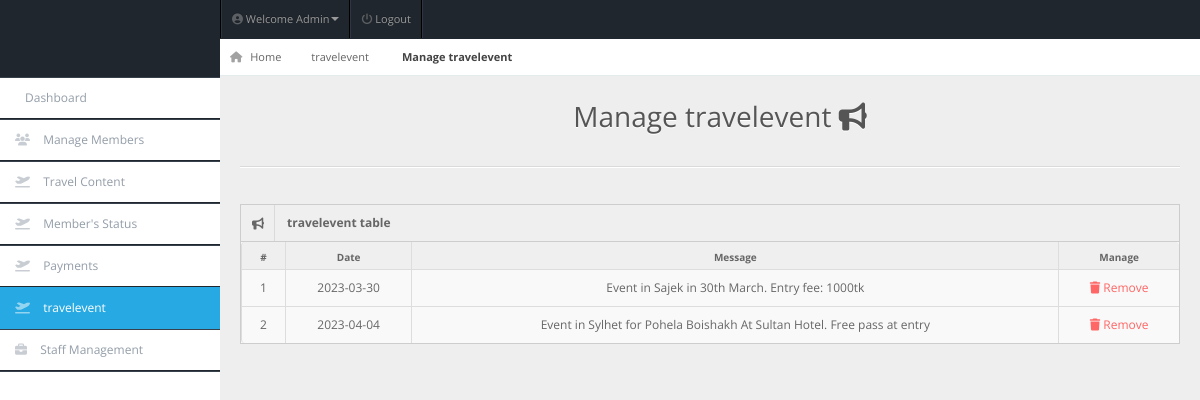
The app's page /admin/manage-travelevent.php (signed in) with its own data.
### tables this page shows
CREATE TABLE `travelevents` (
  `id` int(11) NOT NULL,
  `message` varchar(100) NOT NULL,
  `date` date NOT NULL
);

### admin/manage-travelevent.php (the view, shortened to what this page needs)
<!DOCTYPE html>
<html lang="en">
<head>
<link rel="stylesheet" href="../css/bootstrap.min.css" />
<link rel="stylesheet" href="../css/bootstrap-responsive.min.css" />
<link rel="stylesheet" href="../css/fullcalendar.css" />
<link rel="stylesheet" href="../css/matrix-style.css" />
<link rel="stylesheet" href="../css/matrix-media.css" />
<link href="../font-awesome/css/fontawesome.css" rel="stylesheet" />
<link href="../font-awesome/css/all.css" rel="stylesheet" />
<link rel="stylesheet" href="../css/jquery.gritter.css" />
</head>
<body>
<div id="header">
  <h1><a href="dashboard.html">Nayeem Travelling Co Admin</a></h1>
</div>
<?php include 'includes/topheader.php'?>
<?php $page="travelevent"; include 'includes/sidebar.php'?>
<div id="content">
  <div id="content-header">
    <div id="breadcrumb"> <a href="index.php" title="Go to Home" class="tip-bottom"><i class="fas fa-home"></i> Home</a><a href="travelevent.php">travelevent</a> <a href="#" class="current">Manage travelevent</a> </div>
    <h1 class="text-center">Manage travelevent <i class="fas fa-bullhorn"></i></h1>
  </div>
  <div class="container-fluid">
    <hr>
    <div class="row-fluid">
      <div class="span12">
      <div class='widget-box'>
          <div class='widget-title'> <span class='icon'> <i class='fas fa-bullhorn'></i> </span>
            <h5>travelevent table</h5>
          </div>
          <div class='widget-content nopadding'>
	  <?php
      $qry="select * from travelevents";
      $cnt = 1;
        $result=mysqli_query($conn,$qry);
          echo"<table class='table table-bordered table-hover'>
              <thead>
                <tr>
                  <th>#</th>
                  <th>Date</th>
                  <th>Message</th>
                  <th>Manage</th>
                </tr>
              </thead>";
            while($row=mysqli_fetch_array($result)){
            echo"<tbody>
                <td><div class='text-center'>".$cnt."</div></td>
                <td><div class='text-center'>".$row['date']."</div></td>
                <td><div class='text-center'>".$row['message']."</div></td>
                <td><div class='text-center'><a href='actions/remove-travelevent.php?id=".$row['id']."' style='color:#F66;' ><i class='fas fa-trash'></i> Remove</a></div></td>
              </tbody>";
              $cnt++;  }
              ?>
            </table>
          </div>
        </div>
      </div>
    </div>
  </div>
</div>
</body>
</html>

### css/matrix-style.css (style rules this page uses)
* { outline: none !important; -moz-outline: none !important; }
html, body { height: 100%; }
body { overflow-x: hidden; margin-top: -10px; font-family: "Open Sans", sans-serif; font-size: 12px; color: #666; }
a { color: #666; }
select, textarea, input[type="text"], input[type="password"], input[type="datetime"], input[type="datetime-local"], input[type="date"], input[type="month"], input[type="time"], input[type="week"], input[type="number"], input[type="email"], input[type="url"], input[type="search"], input[type="tel"], input[type="color"], .uneditable-input, .label, .dropdown-menu, .btn, .well, .progress, .table-bordered, .btn-group > .btn:first-child, .btn-group > .btn:last-child, .btn-group > .btn:last-child, .btn-group > .dropdown-toggle, .alert { border-radius: 0px; }
hr { border-top-color: #dadada; }
#header { height: 77px; position: relative; width: 100%; z-index: -9; }
#header h1 { background: url("../img/icontest3.png"); height: 31px; left: 20px; line-height: 600px; overflow: hidden; position: relative; top: 26px; width: 191px; }
#header h1 a { display: block; }
#content { background: none repeat scroll 0 0 #eeeeee; margin-left: 220px; margin-right: 0; padding-bottom: 25px; position: relative; min-height: 100%; width: auto; }
#content-header { position: abslute; width: 100%; margin-top: -38px; z-index: 20; }
#content-header h1 { color: #555555; font-size: 28px; font-weight: normal; float: none; text-shadow: 0 1px 0 #ffffff; margin-left: 20px; position: relative; }
#content-header h1, #content-header .btn-group { margin-top: 20px; }
#breadcrumb { background-color: #fff; border-bottom: 1px solid #e3ebed; }
#breadcrumb a { padding: 8px 20px 8px 10px; display: inline-block; background-image: url("../img/breadcrumb.png"); background-position: center right; background-repeat: no-repeat; font-size: 11px; color: #666666; }
#breadcrumb a:last-child { background-image: none; }
#breadcrumb a.current { font-weight: bold; color: #444444; }
#breadcrumb a i { margin-right: 5px; opacity: 0.6; }
.widget-box { background: none repeat scroll 0 0 #f9f9f9; border-left: 1px solid #cdcdcd; border-top: 1px solid #cdcdcd; border-right: 1px solid #cdcdcd; clear: both; margin-top: 16px; margin-bottom: 16px; position: relative; }
.widget-title, .modal-header, .table th, div.dataTables_wrapper .ui-widget-header { background: #efefef; border-bottom: 1px solid #cdcdcd; height: 36px; }
.widget-title span.icon { padding: 9px 10px 7px 11px; float: left; border-right: 1px solid #dadada; }
.widget-title h5 { color: #666; float: left; font-size: 12px; font-weight: bold; padding: 12px; line-height: 12px; margin: 0; }
.widget-content { padding: 15px; border-bottom: 1px solid #cdcdcd; }
.table th { height: auto; font-size: 10px; padding: 5px 10px 2px; border-bottom: 0; text-align: center; color: #666666; }
.nopadding { padding: 0 !important; }
.nopadding .table { margin-bottom: 0; }
.nopadding .table-bordered { border: 0; }

### customer/css/matrix-media.css (style rules this page uses)
body { background:#ffffff; }
#header { background-color: #1f262d; margin-top:10px; }

### records on screen
travelevents: date "2023-03-30", message "Event in Sajek in 30th March. Entry fee: 1000tk"
travelevents: date "2023-04-04", message "Event in Sylhet for Pohela Boishakh At Sultan Hotel. Free pass at entry"
